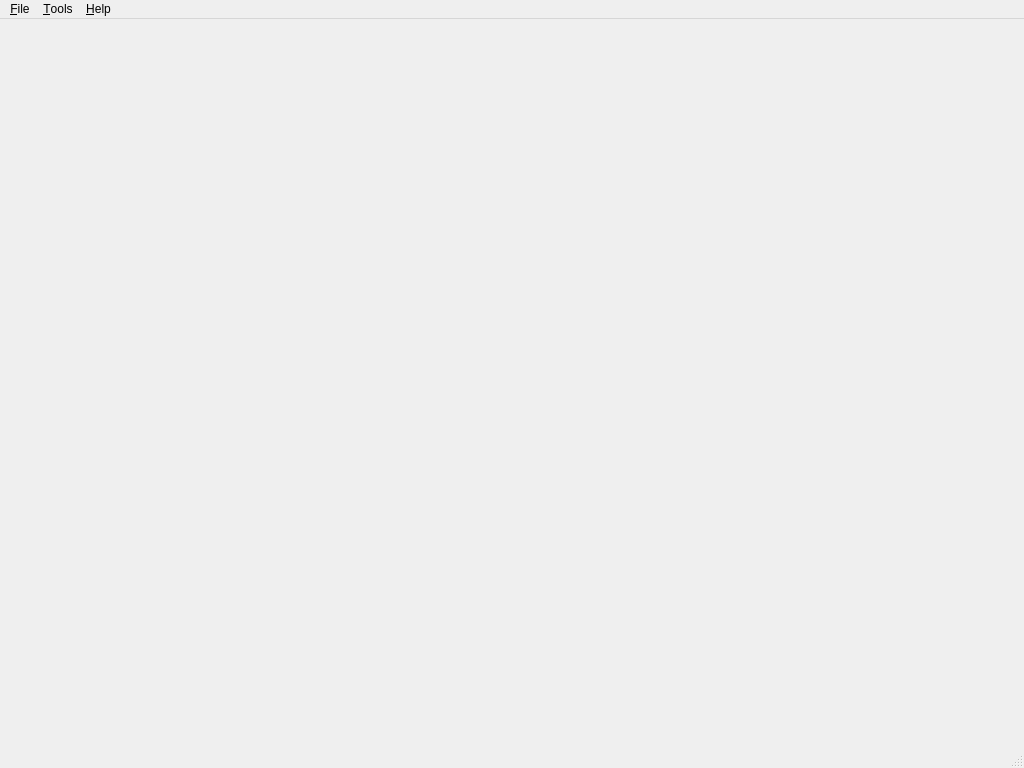
<?xml version="1.0" encoding="UTF-8"?>
<ui version="4.0">
 <class>MainWindow</class>
 <widget class="QMainWindow" name="MainWindow">
  <property name="geometry">
   <rect>
    <x>0</x>
    <y>0</y>
    <width>1024</width>
    <height>768</height>
   </rect>
  </property>
  <property name="minimumSize">
   <size>
    <width>1024</width>
    <height>768</height>
   </size>
  </property>
  <property name="windowTitle">
   <string>LMI Command Center</string>
  </property>
  <property name="windowIcon">
   <iconset resource="icons.qrc">
    <normaloff>:/openlmi-logo.png</normaloff>:/openlmi-logo.png</iconset>
  </property>
  <property name="layoutDirection">
   <enum>Qt::LeftToRight</enum>
  </property>
  <widget class="QWidget" name="central_widget">
   <layout class="QGridLayout" name="gridLayout">
    <property name="margin">
     <number>5</number>
    </property>
    <property name="spacing">
     <number>0</number>
    </property>
    <item row="0" column="0" rowspan="2">
     <widget class="PCTreeWidget" name="tree_widget" native="true">
      <property name="sizePolicy">
       <sizepolicy hsizetype="Preferred" vsizetype="Expanding">
        <horstretch>0</horstretch>
        <verstretch>0</verstretch>
       </sizepolicy>
      </property>
      <property name="minimumSize">
       <size>
        <width>301</width>
        <height>591</height>
       </size>
      </property>
     </widget>
    </item>
    <item row="0" column="1">
     <widget class="ProviderWidget" name="provider_widget" native="true">
      <property name="sizePolicy">
       <sizepolicy hsizetype="Expanding" vsizetype="Expanding">
        <horstretch>0</horstretch>
        <verstretch>0</verstretch>
       </sizepolicy>
      </property>
      <property name="minimumSize">
       <size>
        <width>650</width>
        <height>357</height>
       </size>
      </property>
     </widget>
    </item>
   </layout>
  </widget>
  <widget class="QMenuBar" name="menu_bar">
   <property name="geometry">
    <rect>
     <x>0</x>
     <y>0</y>
     <width>1024</width>
     <height>25</height>
    </rect>
   </property>
   <widget class="QMenu" name="file_menu">
    <property name="tearOffEnabled">
     <bool>false</bool>
    </property>
    <property name="title">
     <string>&amp;File</string>
    </property>
    <property name="separatorsCollapsible">
     <bool>true</bool>
    </property>
    <addaction name="action_reload_plugins"/>
    <addaction name="separator"/>
    <addaction name="action_start_LMIShell"/>
    <addaction name="action_start_ssh"/>
    <addaction name="separator"/>
    <addaction name="action_reset_password_storage"/>
    <addaction name="action_show_log"/>
    <addaction name="action_exit"/>
   </widget>
   <widget class="QMenu" name="tools_menu">
    <property name="title">
     <string>&amp;Tools</string>
    </property>
    <addaction name="action_options"/>
   </widget>
   <widget class="QMenu" name="help_menu">
    <property name="title">
     <string>&amp;Help</string>
    </property>
    <addaction name="action_report_bug"/>
    <addaction name="separator"/>
    <addaction name="action_about"/>
   </widget>
   <addaction name="file_menu"/>
   <addaction name="tools_menu"/>
   <addaction name="help_menu"/>
  </widget>
  <widget class="QStatusBar" name="status_bar"/>
  <action name="action_exit">
   <property name="text">
    <string>E&amp;xit</string>
   </property>
   <property name="shortcut">
    <string>Ctrl+Q</string>
   </property>
   <property name="iconVisibleInMenu">
    <bool>false</bool>
   </property>
  </action>
  <action name="action_show_log">
   <property name="text">
    <string>Show &amp;log</string>
   </property>
   <property name="shortcut">
    <string>Ctrl+L</string>
   </property>
  </action>
  <action name="action_reset_password_storage">
   <property name="text">
    <string>Reset password storage</string>
   </property>
  </action>
  <action name="action_start_LMIShell">
   <property name="text">
    <string>Start LMIShell</string>
   </property>
  </action>
  <action name="action_start_ssh">
   <property name="text">
    <string>Start &amp;ssh</string>
   </property>
  </action>
  <action name="action_reload_plugins">
   <property name="text">
    <string>&amp;Reload plugins</string>
   </property>
  </action>
  <action name="action_options">
   <property name="text">
    <string>&amp;Options...</string>
   </property>
   <property name="iconVisibleInMenu">
    <bool>false</bool>
   </property>
  </action>
  <action name="action_about">
   <property name="text">
    <string>&amp;About</string>
   </property>
  </action>
  <action name="action_report_bug">
   <property name="text">
    <string>Report bug...</string>
   </property>
  </action>
 </widget>
 <layoutdefault spacing="6" margin="11"/>
 <customwidgets>
  <customwidget>
   <class>ProviderWidget</class>
   <extends>QWidget</extends>
   <header>widgets/providerwidget.h</header>
   <container>1</container>
  </customwidget>
  <customwidget>
   <class>PCTreeWidget</class>
   <extends>QWidget</extends>
   <header>widgets/pctreewidget.h</header>
   <container>1</container>
  </customwidget>
 </customwidgets>
 <resources>
  <include location="icons.qrc"/>
 </resources>
 <connections/>
</ui>
